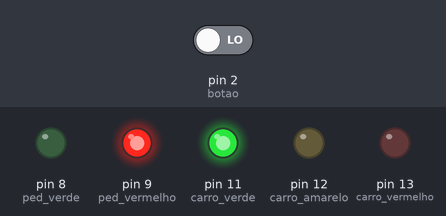
A sketch run on a simulated Arduino Uno, built with avr-gcc and run on an emulated ATmega328P. On the bench: output pins drawn as LEDs (lit = HIGH). Inputs (shaded band) come from the test bench; at power-on: pin 2 (botao) LOW.

Above: at 4.2 s.
4.3 s: pin 2 (botao) driven LOW
5.8 s: pin 2 (botao) driven HIGH
At 6.6 s:
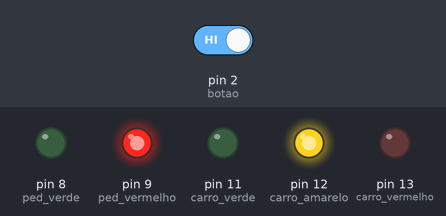
At 10.1 s:
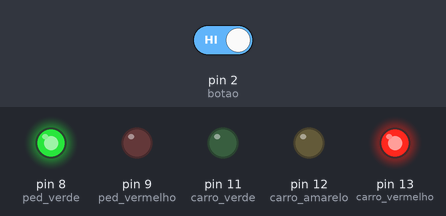
Timing chart, 0 to 16.3 s (numbered marks = the images above; inputs shaded):
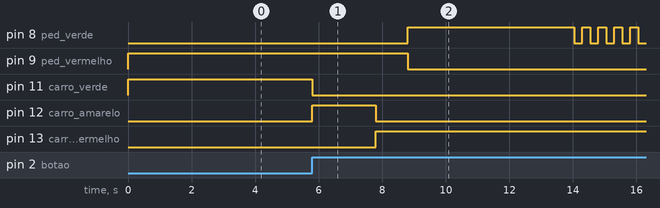

Measured:
- after the input at 4.3 s, every drawn part: stays the same
- after the input at 5.8 s, pin 8 (ped_verde): LOW → HIGH after 3.0 s, then repeats every 0.50 s: LOW 0.25 s, HIGH 0.25 s; pin 9 (ped_vermelho): HIGH → LOW after 3.0 s; pin 11 (carro_verde): HIGH → LOW at once; pin 12 (carro_amarelo): LOW → HIGH at once, → LOW 2.0 s later; pin 13 (carro_vermelho): LOW → HIGH after 2.0 s

The sketch:

projeto04-semaforo_led_interativo.ino
```cpp
int carro_vermelho = 13;
int carro_amarelo = 12;
int carro_verde = 11;

int ped_vermelho = 9;
int ped_verde = 8;

int botao = 2;
int tempo_cruzamento = 5000; // tempo para o pedestre atravessar

unsigned long tempo_mudanca; // tempo desde a conclusão do último ciclo de pedestres

void setup() {
    pinMode(carro_vermelho, OUTPUT);
    pinMode(carro_amarelo, OUTPUT);
    pinMode(carro_verde, OUTPUT);

    pinMode(ped_vermelho, OUTPUT);
    pinMode(ped_verde, OUTPUT);

    pinMode(botao, INPUT);

    digitalWrite(carro_verde, HIGH);
    digitalWrite(ped_vermelho, HIGH);
}

void loop() {
    int estado_botao = digitalRead(botao);

    if (estado_botao == HIGH && (millis() - tempo_mudanca) > 5000) {
        muda_leds();
    }
}

void muda_leds() {
    digitalWrite(carro_verde, LOW);
    digitalWrite(carro_amarelo, HIGH);
    delay(2000);

    digitalWrite(carro_amarelo, LOW);
    digitalWrite(carro_vermelho, HIGH);
    delay(1000);

    digitalWrite(ped_vermelho, LOW);
    digitalWrite(ped_verde, HIGH);
    delay(tempo_cruzamento);

    // pisca o verde dos pedestres
    for (int x=0; x<10; x++) {
        digitalWrite(ped_verde, HIGH);
        delay(250);
        digitalWrite(ped_verde, LOW);
        delay(250);
    }

    // acende o vermelho dos pedestres
    digitalWrite(ped_vermelho, HIGH);
    delay(500);

    digitalWrite(carro_amarelo, HIGH);
    digitalWrite(carro_vermelho, LOW);
    delay(1000);
    digitalWrite(carro_verde, HIGH);
    digitalWrite(carro_amarelo, LOW);

    tempo_mudanca = millis();

}
```
